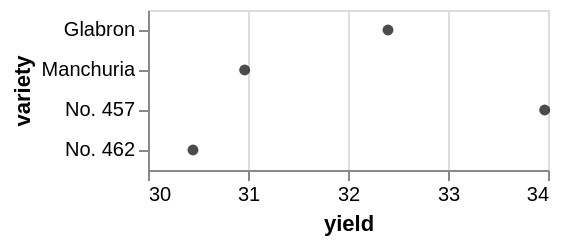

Vega-Lite specification for this chart:
### Vega specification from a JSON file in a GitHub repository (floating-point values rounded to 4 significant figures)
{"$schema": "https://vega.github.io/schema/vega/v5.json", "background": "white", "padding": 5, "width": 200, "style": "cell", "data": [{"name": "source_0", "values": [{"lower_yield": 23.13, "upper_yield": 43.55, "center": 32.4, "variety": "Glabron"}, {"lower_yield": 23.95, "upper_yield": 38.98, "center": 30.97, "variety": "Manchuria"}, {"lower_yield": 24.78, "upper_yield": 46.92, "center": 33.97, "variety": "No. 457"}, {"lower_yield": 21.78, "upper_yield": 48.97, "center": 30.45, "variety": "No. 462"}]}, {"name": "data_1", "source": "source_0", "transform": [{"type": "formula", "expr": "datum[\"lower_yield\"]", "as": "upper_upper_yield"}, {"type": "formula", "expr": "datum[\"upper_yield\"]", "as": "lower_upper_yield"}, {"type": "filter", "expr": "isValid(datum[\"lower_upper_yield\"]) && isFinite(+datum[\"lower_upper_yield\"])"}]}, {"name": "data_2", "source": "source_0", "transform": [{"type": "filter", "expr": "isValid(datum[\"center\"]) && isFinite(+datum[\"center\"])"}]}], "signals": [{"name": "y_step", "value": 20}, {"name": "height", "update": "bandspace(domain('y').length, 0, 0) * y_step"}], "marks": [{"name": "layer_0_marks", "type": "rule", "style": ["rule", "errorbar-rule"], "from": {"data": "data_2"}, "encode": {"update": {"ariaRoleDescription": {"value": "errorbar"}, "stroke": {"value": "black"}, "tooltip": {"signal": "{\"lower_yield\": format(datum[\"upper_upper_yield\"], \"\"), \"upper_yield\": format(datum[\"lower_upper_yield\"], \"\"), \"variety\": isValid(datum[\"variety\"]) ? datum[\"variety\"] : \"\"+datum[\"variety\"]}"}, "description": {"signal": "\"yield\" + \": \" + (format(datum[\"lower_upper_yield\"], \"\")) + \"; \" + \"upper_upper_yield\" + \": \" + (format(datum[\"upper_upper_yield\"], \"\")) + \"; \" + \"variety\" + \": \" + (isValid(datum[\"variety\"]) ? datum[\"variety\"] : \"\"+datum[\"variety\"]) + \"; \" + \"lower_yield\" + \": \" + (format(datum[\"upper_upper_yield\"], \"\")) + \"; \" + \"upper_yield\" + \": \" + (format(datum[\"lower_upper_yield\"], \"\"))"}, "x": [{"test": "!isValid(datum[\"lower_upper_yield\"]) || !isFinite(+datum[\"lower_upper_yield\"])", "value": 0}, {"scale": "x", "field": "lower_upper_yield"}], "x2": [{"test": "!isValid(datum[\"upper_upper_yield\"]) || !isFinite(+datum[\"upper_upper_yield\"])", "value": 0}, {"scale": "x", "field": "upper_upper_yield"}], "y": {"scale": "y", "field": "variety", "band": 0.5}}}}, {"name": "layer_1_marks", "type": "symbol", "style": ["point"], "from": {"data": "data_2"}, "encode": {"update": {"opacity": {"value": 0.7}, "fill": {"value": "black"}, "ariaRoleDescription": {"value": "point"}, "description": {"signal": "\"center\" + \": \" + (format(datum[\"center\"], \"\")) + \"; \" + \"variety\" + \": \" + (isValid(datum[\"variety\"]) ? datum[\"variety\"] : \"\"+datum[\"variety\"])"}, "x": [{"test": "!isValid(datum[\"center\"]) || !isFinite(+datum[\"center\"])", "value": 0}, {"scale": "x", "field": "center"}], "y": {"scale": "y", "field": "variety", "band": 0.5}}}}], "scales": [{"name": "x", "type": "linear", "domain": {"data": "data_2", "fields": ["lower_upper_yield", "upper_upper_yield", "center"]}, "range": [0, {"signal": "width"}], "zero": false, "nice": true}, {"name": "y", "type": "band", "domain": {"data": "data_2", "field": "variety", "sort": true}, "range": {"step": {"signal": "y_step"}}, "paddingInner": 0, "paddingOuter": 0}], "axes": [{"scale": "x", "orient": "bottom", "gridScale": "y", "grid": true, "tickCount": {"signal": "ceil(width/40)"}, "domain": false, "labels": false, "aria": false, "maxExtent": 0, "minExtent": 0, "ticks": false, "zindex": 0}, {"scale": "x", "orient": "bottom", "grid": false, "title": "yield", "labelFlush": true, "labelOverlap": true, "tickCount": {"signal": "ceil(width/40)"}, "zindex": 0}, {"scale": "y", "orient": "left", "grid": false, "title": "variety", "zindex": 0}]}
